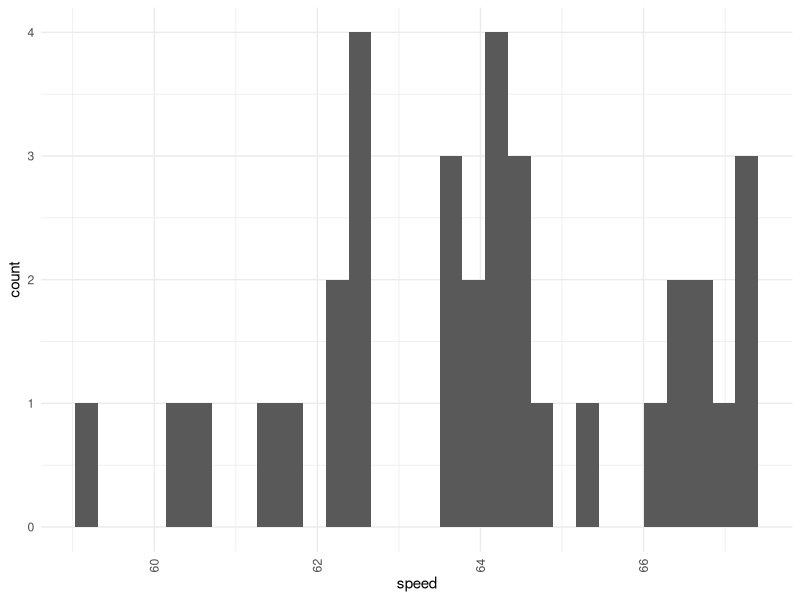

Here is the R script that generated this plot:
# Q10
library(dplyr)
traffic = read.csv('q10_data.csv')

traffic$date <- as.Date(traffic$date, "%d/%m/%Y")

tmp <- traffic %>% group_by(bound, day_part) 
df <-tmp %>% summarise(speed = mean(speed))

m_north <- subset(traffic, bound=='north' & day_part == 0)
e_north <- subset(traffic, bound=='north' & day_part == 1)
# View(m_north)

north_morning <- m_north %>% group_by(date) 
df_m <-north_morning %>% summarise(speed = mean(speed))

north_eve <- e_north %>% group_by(date) 
df_e <-north_eve %>% summarise(speed = mean(speed))

var.test(df_m$speed, df_e$speed)

t.test(df_m$speed, df_e$speed, var.equal = TRUE, alternative = 'greater')

m_south <- subset(traffic, bound=='south' & day_part == 0)
e_south <- subset(traffic, bound=='south' & day_part == 1)

south_morning <- m_south %>% group_by(date) 
df_m <-south_morning %>% summarise(speed = mean(speed))

south_eve <- e_south %>% group_by(date) 
df_e <-south_eve %>% summarise(speed = mean(speed))

var.test(df_m$speed, df_e$speed)

t.test(df_m$speed, df_e$speed, var.equal = FALSE, alternative = 'greater')


north <- subset(traffic, bound=='north')

north <- north %>% group_by(date) 
df <-north %>% summarise(speed = mean(speed))

t.test(df$speed, mu=60, alternative = "greater")

south <- subset(traffic, bound=='south')

south <- south %>% group_by(date) 
df <-south %>% summarise(speed = mean(speed))
View(df)

t.test(df$speed, mu=60, alternative = "greater")

library(ggplot2)
ggplot(df,aes(speed)) +
  geom_histogram() +
  theme_minimal() +
  theme(axis.text.x = element_text(angle = 90, vjust = 0.5, hjust=0.5))

